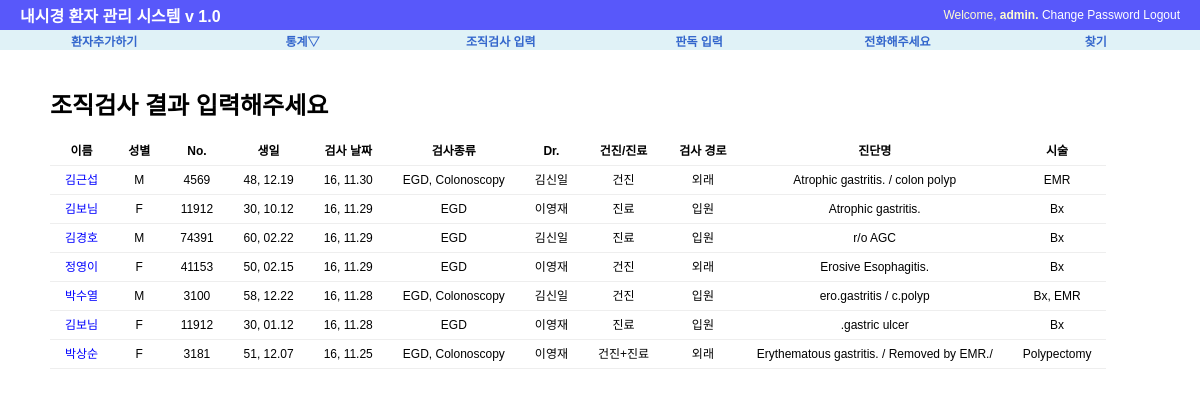
The page /procedure/biopsy/ (signed in) on the database as committed earlier.
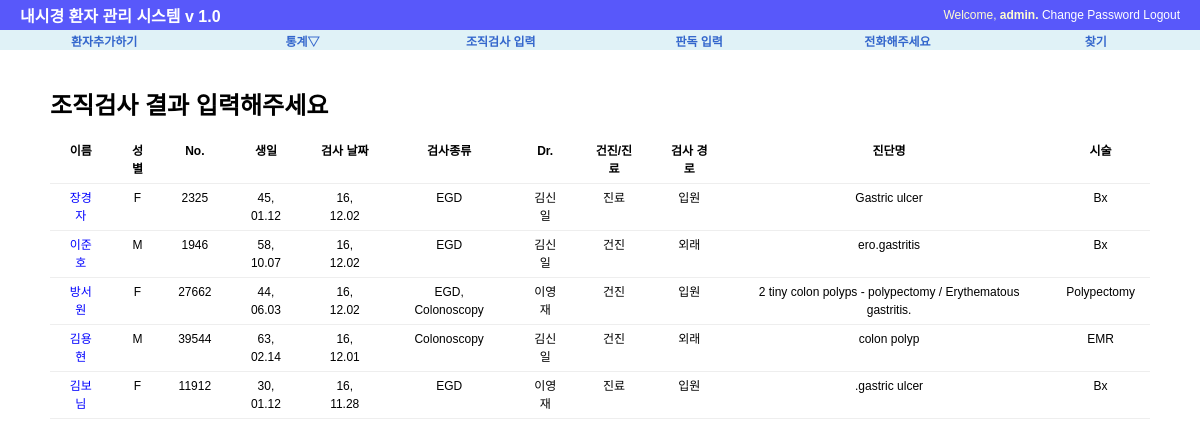
The same page on the database as committed later.
### procedure/models.py (models this page shows, shortened)
class Exam(models.Model):
    exam_date=models.DateField('검사 날짜', default=date.today)
    exam_type=MultiSelectField('내시경 종류', max_length=20, max_choices=3,choices=(('E', 'EGD'),('C','Colonoscopy'), ('S','Sigmoidoscopy')))
    exam_doc=models.CharField('의사', max_length=30, choices=(('이영재','이영재'),('김신일','김신일')), default='김신일')
    exam_class=models.CharField('건진/진료',max_length=30, choices=(('건진',"건진"),('진료',"진료"),('건진+진료',"건진+진료")), default='건진')
    exam_place=models.CharField('외래/입원', max_length=20, choices=(('입원', '입원'), ('외래', '외래')), default='외래')
    patient_name=models.CharField('환자 이름', max_length=50)
    hospital_no=models.CharField('환자등록 번호', max_length=10)
    patient_sex=models.CharField('성별',max_length=10, choices=(('M',"남자"),('F', "여자")), default='M')
    patient_birth=models.DateField('생일', auto_now=False)
    patient_phone=models.CharField("전화번호", max_length=15, default="010-")
    exam_Dx=models.CharField("내시경 진단명",max_length=200)
    exam_procedure=MultiSelectField("시술", max_length=20, max_choices=5, choices=(('None','None'),('Bx',"Bx"),('CLO','CLO'),('Polypectomy', "Polypectomy"),("EMR",'EMR'),
                                                           ('ForeignBody','Foreign Body Remove'),('BleedingControl','Bleeding Control'),('PEG','PEG')))
    Bx_result=models.CharField("조직검사 결과", max_length=200, default=".")
    follow_up=models.IntegerField("추적검사 기간", default=0)
    phone_check=models.CharField("전화 통화 결과", max_length=50, default='.')
    re_visit=models.BooleanField("재방문", default=False)
    class Meta:
        ordering=['-exam_date']

### procedure/views.py (the view)
class BxListView(LoginRequiredMixin, ListView):
    template_name = 'procedure/Bx_list.html'
    context_object_name='object_list'
    def get_queryset(self):
        result=Exam.objects.filter(Q(exam_procedure__icontains='Bx') |
                                   Q(exam_procedure__icontains='Polypectomy')|
                                   Q(exam_procedure__icontains='EMR')).distinct()
        return result

### procedure/templates/procedure/Bx_list.html (shortened to what this page needs)
{%  extends "base.html" %}
{% block content %}
<div id="content">
    <h1> 조직검사 결과 입력해주세요</h1>
        <table>
        <tr>
        <th> 이름</th>
        <th> 성별</th>
        <th> No.</th>
        <th> 생일</th>
        <th> 검사 날짜</th>
        <th> 검사종류</th>
        <th> Dr.</th>
        <th> 건진/진료</th>
        <th> 검사 경로</th>
        <th> 진단명</th>
        <th> 시술</th>
        </tr>
    {% for list in object_list %}
    {% if list.Bx_result == "." %}
    <tr>
        <td><a href="{% url 'procedure:update' list.id %}"><font color="blue">{{ list.patient_name }}</font></a></td>
        <td>{{ list.patient_sex }}</td>
        <td>{{ list.hospital_no}}</td>
        <td>{{ list.patient_birth |  date:"y, m.d"}}</td>
        <td>{{ list.exam_date |  date:"y, m.d" }}</td>
        <td>{{ list.exam_type }}</td>
        <td>{{ list.exam_doc}}</td>
        <td>{{ list.exam_class }}</td>
        <td>{{ list.exam_place }}</td>
        <td>{{ list.exam_Dx }}</td>
        <td>{{ list.exam_procedure }}</td>
        </tr>
     {% endif %}
     {% endfor %}
        </table>
</div>
{% endblock %}

Rows that differ between the two databases and show on the page:
no longer on this page (row edited): Exam: patient_name "김근섭", patient_sex "M", hospital_no "4569", patient_birth "48, 12.19", exam_date "16, 11.30", exam_type "EGD, Colonoscopy", exam_doc "김신일", exam_class "건진", exam_place "외래", exam_Dx "Atrophic gastritis. / colon polyp", exam_procedure "EMR"
no longer on this page (row edited): Exam: patient_name "김보님", patient_sex "F", hospital_no "11912", patient_birth "30, 10.12", exam_date "16, 11.29", exam_type "EGD", exam_doc "이영재", exam_class "진료", exam_place "입원", exam_Dx "Atrophic gastritis.", exam_procedure "Bx"
no longer on this page (row edited): Exam: patient_name "김경호", patient_sex "M", hospital_no "74391", patient_birth "60, 02.22", exam_date "16, 11.29", exam_type "EGD", exam_doc "김신일", exam_class "진료", exam_place "입원", exam_Dx "r/o AGC", exam_procedure "Bx"
no longer on this page (row edited): Exam: patient_name "정영이", patient_sex "F", hospital_no "41153", patient_birth "50, 02.15", exam_date "16, 11.29", exam_type "EGD", exam_doc "이영재", exam_class "건진", exam_place "외래", exam_Dx "Erosive Esophagitis.", exam_procedure "Bx"
no longer on this page (row edited): Exam: patient_name "박수열", patient_sex "M", hospital_no "3100", patient_birth "58, 12.22", exam_date "16, 11.28", exam_type "EGD, Colonoscopy", exam_doc "김신일", exam_class "건진", exam_place "입원", exam_Dx "ero.gastritis / c.polyp", exam_procedure "Bx, EMR"
no longer on this page (row edited): Exam: patient_name "박상순", patient_sex "F", hospital_no "3181", patient_birth "51, 12.07", exam_date "16, 11.25", exam_type "EGD, Colonoscopy", exam_doc "이영재", exam_class "건진+진료", exam_place "외래", exam_Dx "Erythematous gastritis. / Removed by EMR./", exam_procedure "Polypectomy"
added Exam: patient_name "장경자", patient_sex "F", hospital_no "2325", patient_birth "45, 01.12", exam_date "16, 12.02", exam_type "EGD", exam_doc "김신일", exam_class "진료", exam_place "입원", exam_Dx "Gastric ulcer", exam_procedure "Bx"
added Exam: patient_name "이준호", patient_sex "M", hospital_no "1946", patient_birth "58, 10.07", exam_date "16, 12.02", exam_type "EGD", exam_doc "김신일", exam_class "건진", exam_place "외래", exam_Dx "ero.gastritis", exam_procedure "Bx"
added Exam: patient_name "방서원", patient_sex "F", hospital_no "27662", patient_birth "44, 06.03", exam_date "16, 12.02", exam_type "EGD, Colonoscopy", exam_doc "이영재", exam_class "건진", exam_place "입원", exam_Dx "2 tiny colon polyps - polypectomy / Erythematous gastritis.", exam_procedure "Polypectomy"
now on this page (row edited): Exam: patient_name "김용현", patient_sex "M", hospital_no "39544", patient_birth "63, 02.14", exam_date "16, 12.01", exam_type "Colonoscopy", exam_doc "김신일", exam_class "건진", exam_place "외래", exam_Dx "colon polyp", exam_procedure "EMR"
